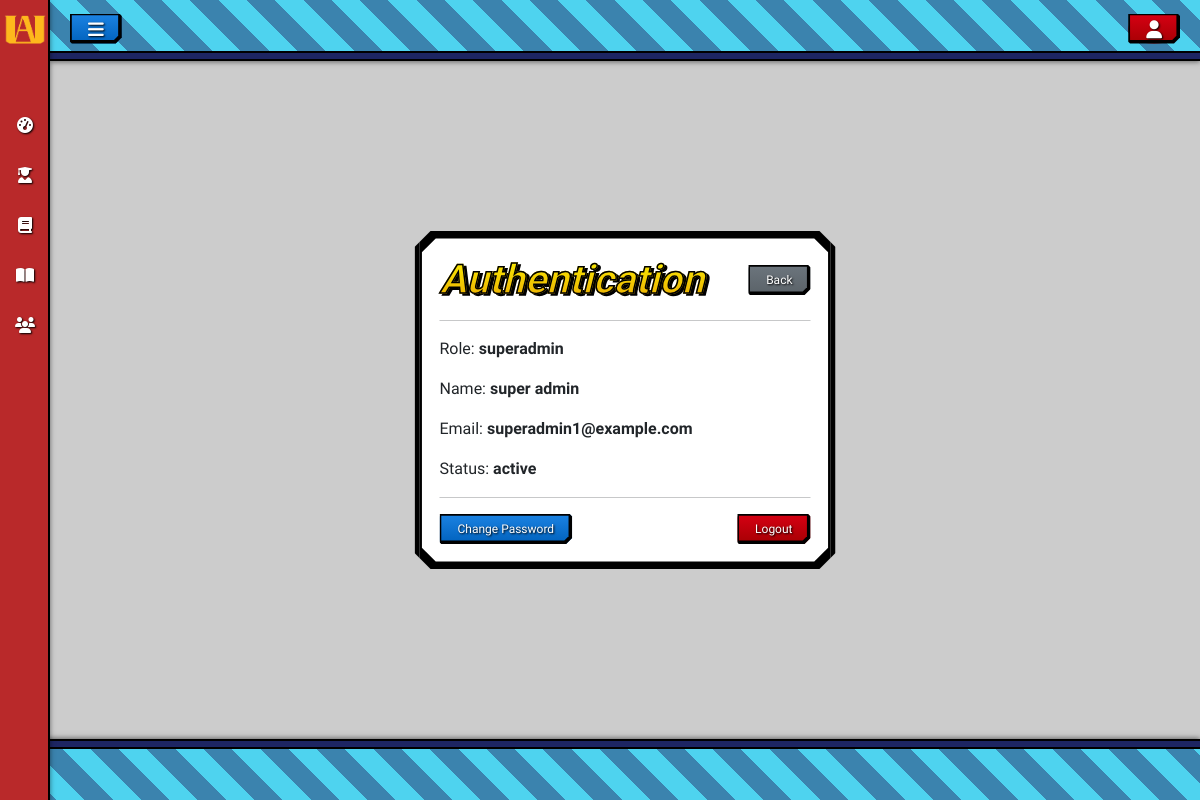
/app/views/authentication/index.php (signed in), run on the app's committed database.
### tables this page shows
CREATE TABLE `users` (
  `id` int NOT NULL,
  `name` varchar(100) NOT NULL,
  `email` varchar(100) NOT NULL,
  `password` varchar(255) NOT NULL,
  `role` varchar(20) NOT NULL,
  `status` varchar(20) NOT NULL,
  `created_at` timestamp NOT NULL DEFAULT CURRENT_TIMESTAMP,
  `updated_at` timestamp NULL DEFAULT NULL ON UPDATE CURRENT_TIMESTAMP,
  `designation` int NOT NULL DEFAULT '1'
);

### app/models/Model.php (called while the page is built, shortened)
<?php
class Model{
    protected static $conn;
    protected static $table;
    public static function setConnection($conn){
        self::$conn = $conn;
    }
    protected static function where($column, $operator, $value){
        try{
            $sql = "SELECT * FROM " . static::$table . " WHERE $column $operator :value";
            $stmt = self::$conn->prepare($sql);
            $stmt->bindValue(':value', $value);
            $stmt->execute();
            $rows =  $stmt->fetchAll();
            return count($rows) > 0 ? $rows : null;
        }
        catch(PDOException $e){
            die("Query failes: " . $e->getMessage());
        }
    }
}

### app/models/User.php (called while the page is built, shortened)
<?php
require_once 'Model.php';
class User extends Model{
    public static function findByEmail($email){
        $results = parent::where('email', '=', $email);
        return $results
            ? new self($results[0])
            : null;
    }
}

### app/views/authentication/index.php (the view, shortened to what this page needs)
<?php
require_once '../../models/User.php';
$user = User::findByEmail($_SESSION['email']);
include '../layout/header.php';
?>
<div class="full-screen-bg">
    <div class = "container">
        <div class="bg auth-bg">
            <div class = "form-bg">
                <div class="main-title d-flex justify-content-between align-items-center gap-3">
                    <h1 class = "text mb-0 " data-text = "Authentication" style = "padding-right: 3px;">Authentication</h1>
                    <a href = "../../../index.php" class = "btn btn-secondary" style = "margin-left: 25px">Back</a>
                </div>
                <hr>
                <p>Role: <strong><?=$user->role?></strong></p>
                <p>Name: <strong><?=$user->name?></strong></p>
                <p>Email: <strong><?=$user->email?></strong></p>
                <p>Status: <strong><?=$user->status?></strong></p>
                <hr>
                <a href = "password.php?id=<?=$user->id?>" class = "btn btn-primary">Change Password</a>
                <a href = "logout.php" class = "btn btn-danger logout float-end">Logout</a>
            </div>
        </div>
    </div>
</div>
<?php include '../layout/footer.php'; ?>

### assets/css/style.css (style rules this page uses)
.btn { font-size: 12px; font-family: 'Quantico', sans-serif; }
.full-screen-bg { position: relative; }
html, body { overflow-y: hidden; }
body { background-image: linear-gradient(rgba(0, 0, 0, 0.2), rgba(0, 0, 0, 0.2)), url('../picture/ua_background.png') !important; background-size: cover; background-repeat: no-repeat; background-attachment: fixed; background-position: center; }
.form-bg { padding: 20px; min-width: 400px; min-height: 300px; position: absolute; top: 50%; left: 50%; transform: translate(-50%, -50%); border: 5px solid black; --background-color: rgb(255, 255, 255); --border-width: 0.15em; --edge-size: 1em; clip-path: polygon( var(--edge-size) 0%, calc(100% - var(--edge-size)) 0%, 100% var(--edge-size), 100% calc(100% - var(--edge-size)), calc(100% - var(--edge-size)) 100%, var(--edge-size) 100%, 0% calc(100% - var(--edge-size)), 0% var(--edge-size) ); }
.list-bg::before, .form-bg::before, .report-bg::before { content: ""; position: absolute; inset: 0; background: black; z-index: -20; }
.list-bg::after, .form-bg::after { content: ""; position: absolute; inset: 0; background: white; z-index: -20; clip-path: polygon( var(--border-width) calc(var(--edge-size) + var(--border-width) * 0.1), calc(var(--edge-size) + var(--border-width) * 0.1) var(--border-width), calc(100% - var(--edge-size) - var(--border-width) * 0.1) var(--border-width), calc(100% - var(--border-width)) calc(var(--edge-size) + var(--border-width) * 0.1), calc(100% - var(--border-width)) calc(100% - var(--edge-size) - var(--border-width) * 0.1), calc(100% - var(--edge-size) - var(--border-width) * 0.1) calc(100% - var(--border-width)), calc(var(--edge-size) + var(--border-width) * 0.1) calc(100% - var(--border-width)), var(--border-width) calc(100% - var(--edge-size) - var(--border-width) * 0.1) ); transition: clip-path 500ms; }
.list-details h1.text, .form-bg h1.text { position: relative; font-family: 'Bungee', sans-serif; padding-right: 10px; font-style: italic; font-weight: 800; background: linear-gradient(to bottom, #fbf200, #e9a604); -webkit-background-clip: text; background-clip: text; -webkit-text-fill-color: transparent; -webkit-text-stroke: 1.5px rgb(0, 0, 0); font-size: 40px; white-space: nowrap; display: inline-block; }
.list-details h1.text::before, .form-bg h1.text::before { content: attr(data-text); position: absolute; inset: 0; color: black; z-index: -1; top: 2px; left: 3px; -webkit-text-fill-color: black; white-space: nowrap; }
.list-bg p, .form-bg p, .list-bg h3, .form-bg h3, .list-bg h2, .form-bg h2, .list-bg h4, .form-bg h4, .list-bg h5, .form-bg h5, .list-bg h6, .form-bg h6, .list-bg dt, .list-bg dd { font-family: 'Quantico', sans-serif; }
.btn { --border-color: black; --border-width: 0.30em; --edge-size: 0.5em; text-shadow: 1px 1px 2px black; cursor: pointer; background: var(--background-color); padding: 0.5em 1.5em; border: 0; position: relative; isolation: isolate; display: inline-grid; place-content: center; clip-path: polygon( 0 0%, calc(100% - 0.2em) 0%, 100% 0.2em, 100% calc(100% - var(--edge-size)), calc(100% - var(--edge-size)) 100%, 0.15em 100%, 0% calc(100% - 0.15em), 0% 0 ); transition: color 250ms; }
.btn-primary, button.swal2-confirm { --background-color: linear-gradient(to bottom, #1c83e3, #0061bc); white-space: nowrap; }
.btn-danger, button.swal2-cancel { --background-color: linear-gradient(to bottom, #d60013, #a50003); }
.btn-secondary { --background-color: linear-gradient(to bottom, #6c757d, #5a6268); }
.btn::before { content: ""; position: absolute; inset: 0; background: var(--border-color); z-index: -2; }
.btn::after { content: ""; position: absolute; inset: 0; background: var(--background-color); z-index: -1; clip-path: polygon( 0.15em calc(0.15em), calc(0.15em) 0.15em, calc(100% - var(--border-width)) 0.15em, calc(100% - var(--border-width)) calc(100% - calc(var(--edge-size) + var(--border-width) * 0.5)), calc(100% - calc(var(--edge-size) + var(--border-width) * 0.5)) calc(100% - var(--border-width)), calc(0.15em) calc(100% - var(--border-width)) ); transition: clip-path 500ms; }
.main-title { position: relative; }

### data on the page
users: role "superadmin", name "super admin", email "superadmin1@example.com", status "active"
